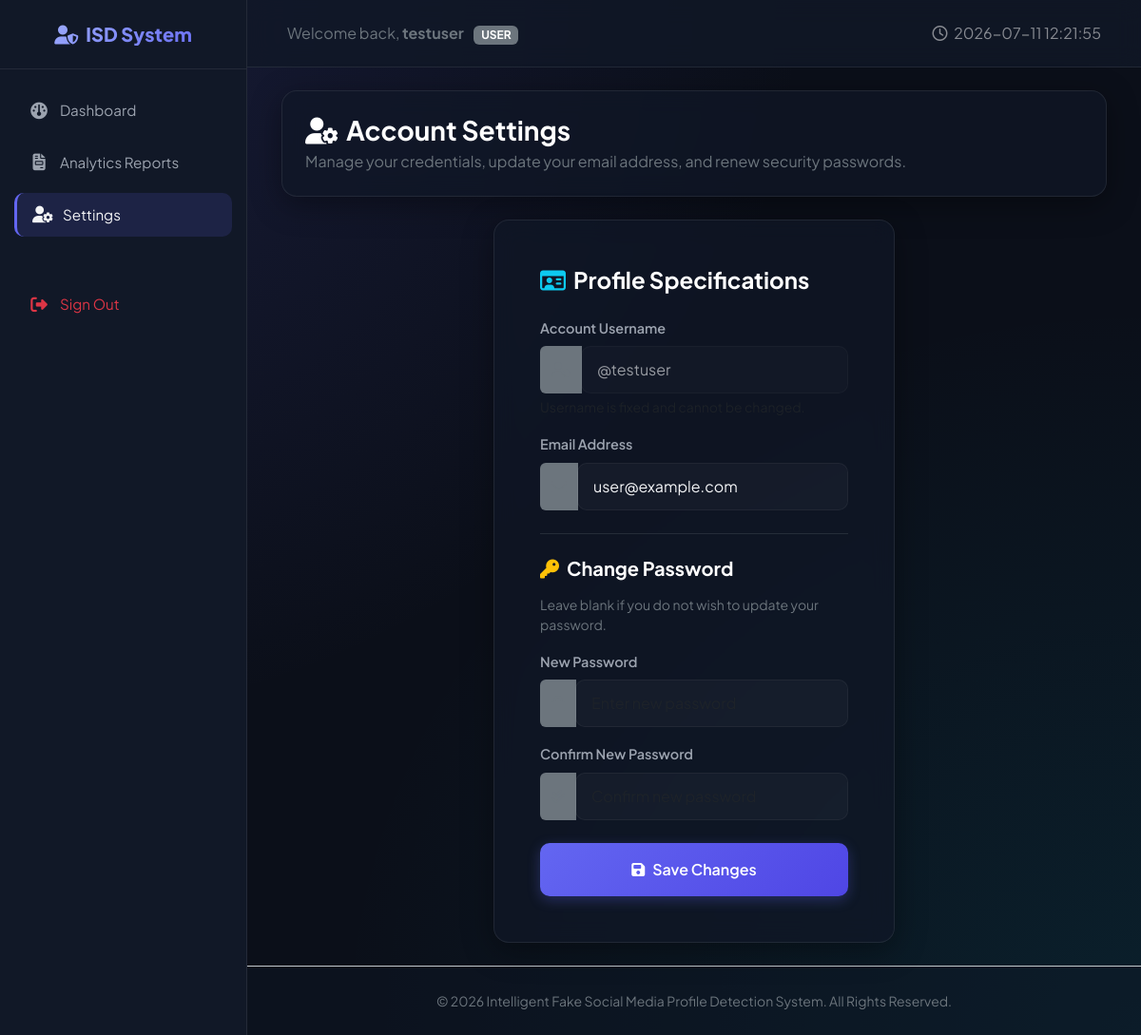
Screenshot of /profile (signed in) with the database file from the repository.
### app.py (models this page shows)
class User(db.Model, UserMixin):
    __tablename__ = 'users'
    id = db.Column(db.Integer, primary_key=True)
    username = db.Column(db.String(50), unique=True, nullable=False)
    email = db.Column(db.String(100), unique=True, nullable=False)
    password_hash = db.Column(db.String(255), nullable=False)
    created_at = db.Column(db.DateTime, default=datetime.utcnow)
    predictions = db.relationship('PredictionHistory', backref='user_rel', lazy=True)

### app.py (the view, shortened to what this page needs)
@app.route('/profile', methods=['GET', 'POST'])
@login_required
def profile():
    role = session.get('role')
    return render_template('profile.html', role=role)

### app.py (called while the page is built)
@app.context_processor
def inject_now():
    return {'datetime': datetime.utcnow().strftime('%Y-%m-%d %H:%M:%S')}

@login_manager.user_loader
def load_user(user_id):
    role = session.get('role')
    if role == 'admin':
        return Admin.query.get(int(user_id))
    else:
        return User.query.get(int(user_id))

### templates/profile.html (shortened to what this page needs)
{% extends "base.html" %}
{% block content %}
<div class="container-fluid">
    <div class="row mb-4">
        <div class="col-12">
            <div class="glass-card p-4">
                <h3 class="fw-bold text-white mb-1"><i class="fa-solid fa-user-gear text-indigo me-2"></i>Account Settings</h3>
                <p class="text-secondary mb-0">Manage your credentials, update your email address, and renew security passwords.</p>
            </div>
        </div>
    </div>
    <div class="row g-4 justify-content-center">
        <div class="col-md-7 col-lg-6">
            <div class="glass-card p-5">
                <h4 class="fw-bold text-white mb-4"><i class="fa-regular fa-id-card text-info me-2"></i>Profile Specifications</h4>
                <form action="{{ url_for('profile') }}" method="POST">
                    <div class="mb-3">
                        <label for="username" class="form-label form-label-custom">Account Username</label>
                        <div class="input-group">
                            <span class="input-group-text bg-secondary border-0 text-secondary"><i class="fa-solid fa-user-tag"></i></span>
                            <input type="text" class="form-control form-control-custom" id="username" value="@{{ current_user.username }}" readonly style="opacity: 0.6; cursor: not-allowed;">
                        </div>
                        <div class="form-text text-muted small mt-1">Username is fixed and cannot be changed.</div>
                    </div>
                    <div class="mb-3">
                        <label for="email" class="form-label form-label-custom">Email Address</label>
                        <div class="input-group">
                            <span class="input-group-text bg-secondary border-0 text-secondary"><i class="fa-solid fa-envelope"></i></span>
                            <input type="email" class="form-control form-control-custom" id="email" name="email" value="{{ current_user.email }}" required>
                        </div>
                    </div>
                    <hr class="my-4 border-secondary opacity-25">
                    <h5 class="fw-bold text-white mb-3"><i class="fa-solid fa-key text-warning me-2"></i>Change Password</h5>
                    <p class="text-secondary small mb-3">Leave blank if you do not wish to update your password.</p>
                    <div class="mb-3">
                        <label for="new_password" class="form-label form-label-custom">New Password</label>
                        <div class="input-group">
                            <span class="input-group-text bg-secondary border-0 text-secondary"><i class="fa-solid fa-lock"></i></span>
                            <input type="password" class="form-control form-control-custom" id="new_password" name="new_password" placeholder="Enter new password">
                        </div>
                    </div>
                    <div class="mb-4">
                        <label for="confirm_password" class="form-label form-label-custom">Confirm New Password</label>
                        <div class="input-group">
                            <span class="input-group-text bg-secondary border-0 text-secondary"><i class="fa-solid fa-check-double"></i></span>
                            <input type="password" class="form-control form-control-custom" id="confirm_password" name="confirm_password" placeholder="Confirm new password">
                        </div>
                    </div>
                    <button type="submit" class="btn btn-primary-custom w-100 py-3"><i class="fa-solid fa-floppy-disk me-2"></i>Save Changes</button>
                </form>
            </div>
        </div>
    </div>
</div>
{% endblock %}

### templates/base.html (shortened to what this page needs)
<!DOCTYPE html>
<html lang="en">
<head>
    <link href="https://cdn.jsdelivr.net/npm/bootstrap@5.3.3/dist/css/bootstrap.min.css" rel="stylesheet">
    <link href="https://cdnjs.cloudflare.com/ajax/libs/font-awesome/6.5.2/css/all.min.css" rel="stylesheet">
    <link href="{{ url_for('static', filename='css/style.css') }}" rel="stylesheet">
</head>
<body>
    <div id="wrapper">
        {% if current_user.is_authenticated %}
        <nav id="sidebar">
            <div class="sidebar-header text-center">
                <h4><i class="fa-solid fa-user-shield me-2"></i>ISD System</h4>
            </div>
            <ul class="list-unstyled components">
                {% if session.get('role') == 'admin' %}
                    <li class="{% if request.path == '/admin/dashboard' %}active{% endif %}">
                        <a href="{{ url_for('admin_dashboard') }}"><i class="fa-solid fa-chart-line"></i>Admin Home</a>
                    </li>
                {% else %}
                    <li class="{% if request.path == '/dashboard' %}active{% endif %}">
                        <a href="{{ url_for('dashboard') }}"><i class="fa-solid fa-gauge"></i>Dashboard</a>
                    </li>
                {% endif %}
                <li class="{% if request.path == '/reports' %}active{% endif %}">
                    <a href="{{ url_for('reports') }}"><i class="fa-solid fa-file-invoice"></i>Analytics Reports</a>
                </li>
                <li class="{% if request.path == '/profile' %}active{% endif %}">
                    <a href="{{ url_for('profile') }}"><i class="fa-solid fa-user-gear"></i>Settings</a>
                </li>
                <li class="mt-5">
                    <a href="{{ url_for('logout') }}" class="text-danger"><i class="fa-solid fa-right-from-bracket"></i>Sign Out</a>
                </li>
            </ul>
        </nav>
        {% endif %}
        <div id="content" class="d-flex flex-column">
            <nav class="navbar navbar-expand-lg top-navbar">
                <div class="container-fluid">
                    {% if current_user.is_authenticated %}
                        <span class="navbar-text text-secondary">
                            Welcome back, <strong>{{ current_user.username }}</strong>
                            <span class="badge bg-secondary ms-2">{{ session.get('role')|upper }}</span>
                        </span>
                    {% else %}
                        <a class="navbar-brand text-white fw-bold d-flex align-items-center" href="{{ url_for('index') }}">
                            <i class="fa-solid fa-shield-halved text-indigo me-2 fs-4"></i> FakeProfileDetect
                        </a>
                    {% endif %}
                    <div class="collapse navbar-collapse" id="navbarSupportedContent">
                        <ul class="navbar-nav ms-auto mb-2 mb-lg-0 align-items-center">
                            {% if not current_user.is_authenticated %}
                                <li class="nav-item">
                                    <a class="nav-link text-white-50 px-3" href="{{ url_for('index') }}">Home</a>
                                </li>
                                <li class="nav-item">
                                    <a class="nav-link text-white-50 px-3" href="{{ url_for('login') }}">User Sign In</a>
                                </li>
                                <li class="nav-item">
                                    <a class="nav-link text-white-50 px-3" href="{{ url_for('admin_login') }}">Admin Portal</a>
                                </li>
                                <li class="nav-item ms-2">
                                    <a class="btn btn-primary-custom px-4" href="{{ url_for('register') }}">Get Started</a>
                                </li>
                            {% else %}
                                <li class="nav-item">
                                    <span class="text-white-50"><i class="fa-regular fa-clock me-1"></i> {{ datetime }}</span>
                                </li>
                            {% endif %}
                        </ul>
                    </div>
                </div>
            </nav>
            <main class="container-fluid p-4 flex-grow-1">
                {% block content %}{% endblock %}
            </main>
            <footer class="text-center py-4 mt-auto border-top border-secondary-subtle" style="background: rgba(17, 24, 39, 0.4);">
                <div class="container text-secondary">
                    <small>© 2026 Intelligent Fake Social Media Profile Detection System. All Rights Reserved.</small>
                </div>
            </footer>
        </div>
    </div>
</body>
</html>

### static/css/style.css (style rules this page uses)
:root { --bg-primary: #0b0f19; --bg-secondary: #111827; --bg-card: rgba(17, 24, 39, 0.7); --border-color: rgba(255, 255, 255, 0.08); --text-primary: #f3f4f6; --text-secondary: #9ca3af; --text-muted: #6b7280; --primary: #6366f1; --primary-hover: #4f46e5; --primary-glow: rgba(99, 102, 241, 0.3); --success: #10b981; --success-glow: rgba(16, 185, 129, 0.2); --danger: #ef4444; --danger-glow: rgba(239, 68, 68, 0.2); --warning: #f59e0b; --info: #06b6d4; --transition-speed: 0.3s; --sidebar-width: 260px; }
body { font-family: 'Plus Jakarta Sans', sans-serif; background-color: var(--bg-primary); color: var(--text-primary); min-height: 100vh; overflow-x: hidden; background-image: radial-gradient(at 0% 0%, rgba(99, 102, 241, 0.15) 0px, transparent 50%), radial-gradient(at 100% 100%, rgba(6, 182, 212, 0.1) 0px, transparent 50%); background-attachment: fixed; }
.glass-card { background: var(--bg-card); backdrop-filter: blur(12px); -webkit-backdrop-filter: blur(12px); border: 1px solid var(--border-color); border-radius: 16px; box-shadow: 0 8px 32px 0 rgba(0, 0, 0, 0.37); transition: transform var(--transition-speed) ease, box-shadow var(--transition-speed) ease; }
#wrapper { display: flex; width: 100%; align-items: stretch; }
#sidebar { min-width: var(--sidebar-width); max-width: var(--sidebar-width); background: var(--bg-secondary); border-right: 1px solid var(--border-color); min-height: 100vh; transition: all var(--transition-speed); z-index: 100; }
#sidebar .sidebar-header { padding: 24px; border-bottom: 1px solid var(--border-color); }
#sidebar .sidebar-header h4 { background: linear-gradient(135deg, #a5b4fc 0%, #818cf8 50%, #6366f1 100%); -webkit-background-clip: text; -webkit-text-fill-color: transparent; font-weight: 800; font-size: 1.25rem; margin: 0; }
#sidebar ul.components { padding: 20px 0; }
#sidebar ul li { padding: 0 15px; margin-bottom: 8px; }
#sidebar ul li a { padding: 12px 16px; font-size: 0.95rem; display: flex; align-items: center; color: var(--text-secondary); border-radius: 10px; text-decoration: none; transition: all var(--transition-speed); }
#sidebar ul li a i { margin-right: 12px; font-size: 1.1rem; width: 20px; text-align: center; }
#sidebar ul li a:hover, #sidebar ul li.active a { color: var(--text-primary); background: rgba(99, 102, 241, 0.15); border-left: 3px solid var(--primary); }
#content { width: 100%; min-height: 100vh; transition: all var(--transition-speed); }
.top-navbar { background: rgba(17, 24, 39, 0.8); backdrop-filter: blur(12px); border-bottom: 1px solid var(--border-color); padding: 15px 30px; }
.btn-primary-custom { background: linear-gradient(135deg, var(--primary) 0%, #4f46e5 100%); border: none; color: white; font-weight: 600; border-radius: 10px; padding: 10px 24px; box-shadow: 0 4px 14px var(--primary-glow); transition: all var(--transition-speed); }
.form-control-custom { background-color: rgba(255, 255, 255, 0.03) !important; border: 1px solid var(--border-color) !important; color: var(--text-primary) !important; border-radius: 10px !important; padding: 12px 16px !important; transition: all var(--transition-speed) !important; }
.form-label-custom { font-weight: 600; color: var(--text-secondary); margin-bottom: 8px; font-size: 0.9rem; }

### rows the page displays
User: username "testuser", username "@testuser", email "user@example.com"

### other values shown
{{ session.get('role')|upper }} "USER"
